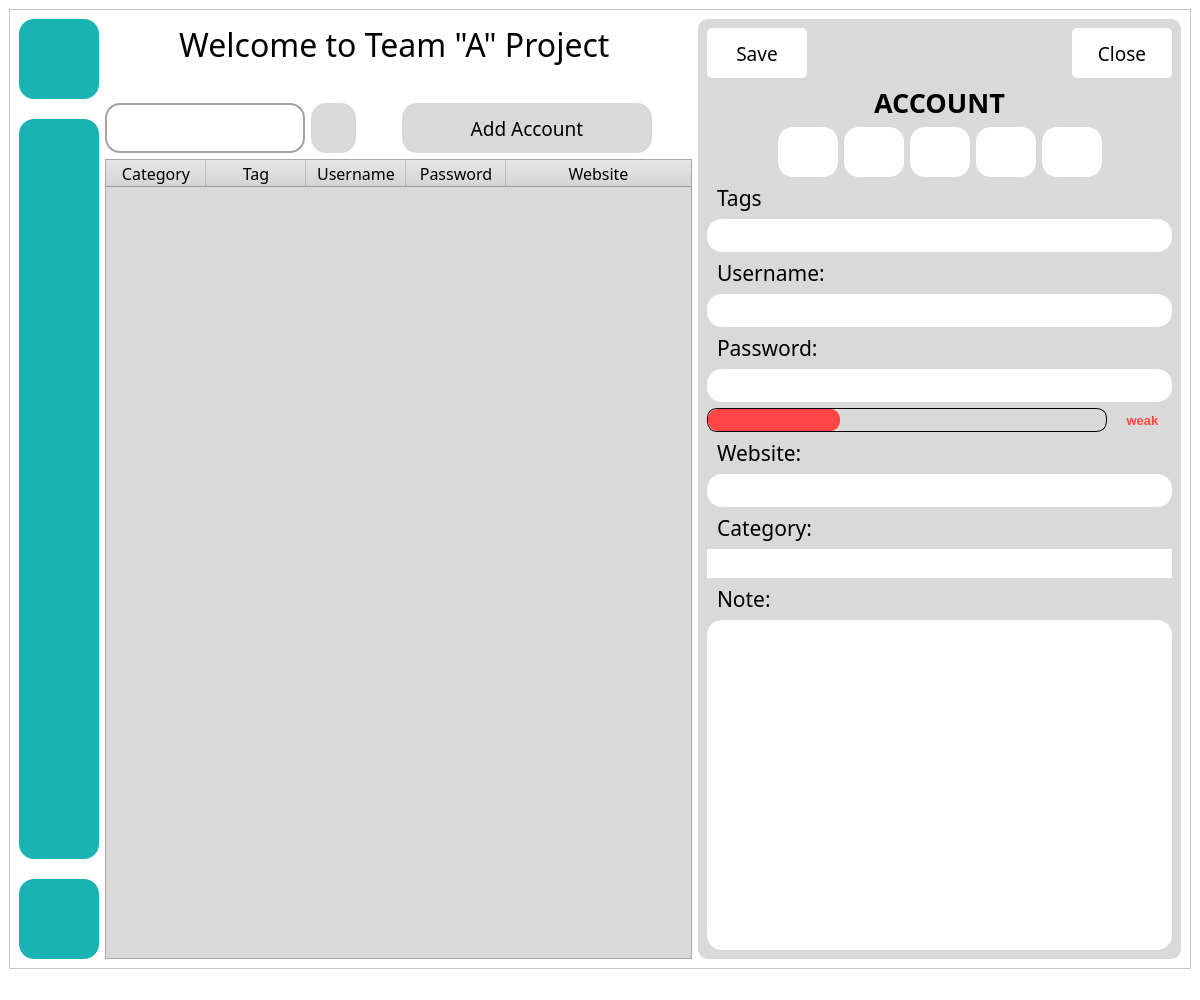
<?xml version="1.0" encoding="UTF-8"?>
<ui version="4.0">
 <class>MainWindow</class>
 <widget class="QMainWindow" name="MainWindow">
  <property name="geometry">
   <rect>
    <x>0</x>
    <y>0</y>
    <width>1200</width>
    <height>1000</height>
   </rect>
  </property>
  <property name="font">
   <font>
    <kerning>true</kerning>
   </font>
  </property>
  <property name="windowTitle">
   <string>Password Manager </string>
  </property>
  <property name="styleSheet">
   <string notr="true">background-color:rgb(255, 255, 255)</string>
  </property>
  <widget class="QWidget" name="centralwidget">
   <layout class="QGridLayout" name="gridLayout_3">
    <item row="0" column="1">
     <widget class="QFrame" name="frame_2">
      <property name="styleSheet">
       <string notr="true">	background-color: rgb(255, 255, 255)
</string>
      </property>
      <property name="frameShape">
       <enum>QFrame::StyledPanel</enum>
      </property>
      <property name="frameShadow">
       <enum>QFrame::Raised</enum>
      </property>
      <layout class="QGridLayout" name="gridLayout_2">
       <item row="0" column="0">
        <layout class="QHBoxLayout" name="horizontalLayout_3">
         <item>
          <layout class="QVBoxLayout" name="verticalLayout">
           <property name="spacing">
            <number>0</number>
           </property>
           <property name="sizeConstraint">
            <enum>QLayout::SetDefaultConstraint</enum>
           </property>
           <item>
            <widget class="QPushButton" name="btn_logout">
             <property name="maximumSize">
              <size>
               <width>80</width>
               <height>80</height>
              </size>
             </property>
             <property name="toolTip">
              <string>logout</string>
             </property>
             <property name="styleSheet">
              <string notr="true">QPushButton{
	border-radius: 15px;
	color: rgb(106, 103, 255);
background-color:rgb(26, 179, 179);
}

QPushButton:hover{
	border: 2px solid rgb(217, 217, 217);
}
</string>
             </property>
             <property name="text">
              <string/>
             </property>
             <property name="iconSize">
              <size>
               <width>60</width>
               <height>60</height>
              </size>
             </property>
            </widget>
           </item>
           <item>
            <spacer name="verticalSpacer_2">
             <property name="orientation">
              <enum>Qt::Vertical</enum>
             </property>
             <property name="sizeType">
              <enum>QSizePolicy::Fixed</enum>
             </property>
             <property name="sizeHint" stdset="0">
              <size>
               <width>20</width>
               <height>20</height>
              </size>
             </property>
            </spacer>
           </item>
           <item>
            <widget class="QPushButton" name="pushButton_2">
             <property name="minimumSize">
              <size>
               <width>80</width>
               <height>400</height>
              </size>
             </property>
             <property name="maximumSize">
              <size>
               <width>80</width>
               <height>1200</height>
              </size>
             </property>
             <property name="styleSheet">
              <string notr="true">QPushButton{
	border-radius: 15px;
	color:rgb(106, 103, 255);
	background-color:rgb(26, 179, 179);
}</string>
             </property>
             <property name="text">
              <string/>
             </property>
             <property name="icon">
              <iconset>
               <normaloff>../../../Icons/كلية الهندسة.png</normaloff>../../../Icons/كلية الهندسة.png</iconset>
             </property>
             <property name="iconSize">
              <size>
               <width>80</width>
               <height>80</height>
              </size>
             </property>
            </widget>
           </item>
           <item>
            <spacer name="verticalSpacer">
             <property name="orientation">
              <enum>Qt::Vertical</enum>
             </property>
             <property name="sizeType">
              <enum>QSizePolicy::Fixed</enum>
             </property>
             <property name="sizeHint" stdset="0">
              <size>
               <width>20</width>
               <height>20</height>
              </size>
             </property>
            </spacer>
           </item>
           <item>
            <widget class="QPushButton" name="btn_exit">
             <property name="minimumSize">
              <size>
               <width>80</width>
               <height>80</height>
              </size>
             </property>
             <property name="maximumSize">
              <size>
               <width>80</width>
               <height>80</height>
              </size>
             </property>
             <property name="styleSheet">
              <string notr="true">QPushButton{
	border-radius: 15px;
	color: rgb(106, 103, 255);
background-color:rgb(26, 179, 179);
}

QPushButton:hover{
	border: 2px solid rgb(217, 217, 217);
}
</string>
             </property>
             <property name="text">
              <string/>
             </property>
             <property name="icon">
              <iconset>
               <normaloff>../../../Icons/exit_8838804.png</normaloff>../../../Icons/exit_8838804.png</iconset>
             </property>
             <property name="iconSize">
              <size>
               <width>60</width>
               <height>60</height>
              </size>
             </property>
            </widget>
           </item>
          </layout>
         </item>
         <item>
          <layout class="QVBoxLayout" name="verticalLayout_2">
           <item>
            <widget class="QLabel" name="label">
             <property name="minimumSize">
              <size>
               <width>0</width>
               <height>50</height>
              </size>
             </property>
             <property name="font">
              <font>
               <family>Bahnschrift</family>
               <pointsize>24</pointsize>
               <weight>50</weight>
               <bold>false</bold>
              </font>
             </property>
             <property name="styleSheet">
              <string notr="true">color:rgb(0, 0, 0);
</string>
             </property>
             <property name="text">
              <string>Welcome to Team &quot;A&quot; Project </string>
             </property>
             <property name="alignment">
              <set>Qt::AlignCenter</set>
             </property>
            </widget>
           </item>
           <item>
            <widget class="QLabel" name="label_2">
             <property name="minimumSize">
              <size>
               <width>0</width>
               <height>20</height>
              </size>
             </property>
             <property name="font">
              <font>
               <family>Times New Roman</family>
               <pointsize>14</pointsize>
               <weight>75</weight>
               <bold>true</bold>
              </font>
             </property>
             <property name="styleSheet">
              <string notr="true">color: rgb(255, 255, 255);
</string>
             </property>
             <property name="text">
              <string/>
             </property>
             <property name="alignment">
              <set>Qt::AlignCenter</set>
             </property>
            </widget>
           </item>
           <item>
            <layout class="QHBoxLayout" name="horizontalLayout">
             <item>
              <widget class="QLineEdit" name="lineEdit_search">
               <property name="minimumSize">
                <size>
                 <width>200</width>
                 <height>50</height>
                </size>
               </property>
               <property name="maximumSize">
                <size>
                 <width>400</width>
                 <height>50</height>
                </size>
               </property>
               <property name="font">
                <font>
                 <pointsize>14</pointsize>
                </font>
               </property>
               <property name="styleSheet">
                <string notr="true">QLineEdit{
	border: 2px solid rgb(162, 162, 162);
	border-radius: 15px;
	Padding-left: 5px;
	background-color: rgb(255, 255, 255)
}

QLineEdit:focus{
	border: 2px solid rgb(26, 179, 179);
}


</string>
               </property>
              </widget>
             </item>
             <item>
              <widget class="QPushButton" name="btn_search">
               <property name="minimumSize">
                <size>
                 <width>45</width>
                 <height>50</height>
                </size>
               </property>
               <property name="maximumSize">
                <size>
                 <width>45</width>
                 <height>50</height>
                </size>
               </property>
               <property name="styleSheet">
                <string notr="true">QPushButton{
border-radius: 15px;
	color: rgb(255, 255, 255);
background-color:rgb(217,217,217);
}

QPushButton:hover{
	border: 1px solid rgb(26, 179, 179);
background-color:rgb(217,217,217);
}
</string>
               </property>
               <property name="text">
                <string/>
               </property>
               <property name="icon">
                <iconset>
                 <normaloff>../../../Icons/search_2676520.png</normaloff>../../../Icons/search_2676520.png</iconset>
               </property>
               <property name="iconSize">
                <size>
                 <width>30</width>
                 <height>30</height>
                </size>
               </property>
              </widget>
             </item>
             <item>
              <spacer name="horizontalSpacer">
               <property name="orientation">
                <enum>Qt::Horizontal</enum>
               </property>
               <property name="sizeType">
                <enum>QSizePolicy::Fixed</enum>
               </property>
               <property name="sizeHint" stdset="0">
                <size>
                 <width>40</width>
                 <height>20</height>
                </size>
               </property>
              </spacer>
             </item>
             <item>
              <widget class="QPushButton" name="btn_addAccount">
               <property name="minimumSize">
                <size>
                 <width>250</width>
                 <height>50</height>
                </size>
               </property>
               <property name="maximumSize">
                <size>
                 <width>250</width>
                 <height>50</height>
                </size>
               </property>
               <property name="font">
                <font>
                 <family>Bahnschrift</family>
                 <pointsize>14</pointsize>
                </font>
               </property>
               <property name="styleSheet">
                <string notr="true">QPushButton{
	background-color:rgb(217,217,217);
	border-radius: 15px;
}

QPushButton:hover{
	border: 2px solid rgb(26, 179, 179);
background-color:rgb(217,217,217);
}

</string>
               </property>
               <property name="text">
                <string>Add Account</string>
               </property>
               <property name="icon">
                <iconset>
                 <normaloff>../../../Icons/icons8-add-32.png</normaloff>../../../Icons/icons8-add-32.png</iconset>
               </property>
               <property name="iconSize">
                <size>
                 <width>40</width>
                 <height>40</height>
                </size>
               </property>
              </widget>
             </item>
             <item>
              <spacer name="horizontalSpacer_3">
               <property name="orientation">
                <enum>Qt::Horizontal</enum>
               </property>
               <property name="sizeHint" stdset="0">
                <size>
                 <width>40</width>
                 <height>20</height>
                </size>
               </property>
              </spacer>
             </item>
            </layout>
           </item>
           <item>
            <widget class="QTreeWidget" name="treeWidget">
             <property name="minimumSize">
              <size>
               <width>0</width>
               <height>0</height>
              </size>
             </property>
             <property name="font">
              <font>
               <family>Bahnschrift</family>
               <pointsize>14</pointsize>
              </font>
             </property>
             <property name="styleSheet">
              <string notr="true">Background-color:rgb(217, 217, 217);</string>
             </property>
             <property name="allColumnsShowFocus">
              <bool>false</bool>
             </property>
             <property name="headerHidden">
              <bool>false</bool>
             </property>
             <property name="columnCount">
              <number>5</number>
             </property>
             <attribute name="headerCascadingSectionResizes">
              <bool>false</bool>
             </attribute>
             <attribute name="headerHighlightSections">
              <bool>false</bool>
             </attribute>
             <column>
              <property name="text">
               <string>Category</string>
              </property>
              <property name="font">
               <font>
                <family>Bahnschrift</family>
                <pointsize>12</pointsize>
                <weight>50</weight>
                <bold>false</bold>
               </font>
              </property>
              <property name="textAlignment">
               <set>AlignCenter</set>
              </property>
             </column>
             <column>
              <property name="text">
               <string>Tag</string>
              </property>
              <property name="font">
               <font>
                <family>Bahnschrift</family>
                <pointsize>12</pointsize>
                <weight>50</weight>
                <bold>false</bold>
               </font>
              </property>
              <property name="textAlignment">
               <set>AlignCenter</set>
              </property>
             </column>
             <column>
              <property name="text">
               <string>Username</string>
              </property>
              <property name="font">
               <font>
                <family>Bahnschrift</family>
                <pointsize>12</pointsize>
               </font>
              </property>
              <property name="textAlignment">
               <set>AlignCenter</set>
              </property>
             </column>
             <column>
              <property name="text">
               <string>Password</string>
              </property>
              <property name="font">
               <font>
                <family>Bahnschrift</family>
                <pointsize>12</pointsize>
               </font>
              </property>
              <property name="textAlignment">
               <set>AlignCenter</set>
              </property>
             </column>
             <column>
              <property name="text">
               <string>Website</string>
              </property>
              <property name="font">
               <font>
                <family>Bahnschrift</family>
                <pointsize>12</pointsize>
               </font>
              </property>
              <property name="textAlignment">
               <set>AlignCenter</set>
              </property>
             </column>
            </widget>
           </item>
          </layout>
         </item>
         <item>
          <widget class="QFrame" name="frame">
           <property name="minimumSize">
            <size>
             <width>400</width>
             <height>0</height>
            </size>
           </property>
           <property name="maximumSize">
            <size>
             <width>500</width>
             <height>16777215</height>
            </size>
           </property>
           <property name="styleSheet">
            <string notr="true">QFrame{
background-color: rgb(217,217,217);
border-radius: 10px;}</string>
           </property>
           <property name="frameShape">
            <enum>QFrame::StyledPanel</enum>
           </property>
           <property name="frameShadow">
            <enum>QFrame::Raised</enum>
           </property>
           <layout class="QGridLayout" name="gridLayout">
            <item row="0" column="0">
             <layout class="QVBoxLayout" name="verticalLayout_3">
              <item>
               <layout class="QHBoxLayout" name="horizontalLayout_4">
                <item>
                 <widget class="QPushButton" name="pushButton_save">
                  <property name="minimumSize">
                   <size>
                    <width>100</width>
                    <height>50</height>
                   </size>
                  </property>
                  <property name="font">
                   <font>
                    <family>Bahnschrift</family>
                    <pointsize>14</pointsize>
                   </font>
                  </property>
                  <property name="styleSheet">
                   <string notr="true">QPushButton{
background-color:rgb(255, 255, 255);
border-radius: 5px;
}

QPushButton:hover{
border: 2px solid rgb(26, 179, 179);
}</string>
                  </property>
                  <property name="text">
                   <string>Save</string>
                  </property>
                 </widget>
                </item>
                <item>
                 <spacer name="horizontalSpacer_2">
                  <property name="orientation">
                   <enum>Qt::Horizontal</enum>
                  </property>
                  <property name="sizeHint" stdset="0">
                   <size>
                    <width>40</width>
                    <height>20</height>
                   </size>
                  </property>
                 </spacer>
                </item>
                <item>
                 <widget class="QPushButton" name="pushButton_close">
                  <property name="minimumSize">
                   <size>
                    <width>100</width>
                    <height>50</height>
                   </size>
                  </property>
                  <property name="font">
                   <font>
                    <family>Bahnschrift</family>
                    <pointsize>14</pointsize>
                   </font>
                  </property>
                  <property name="styleSheet">
                   <string notr="true">QPushButton{
background-color:rgb(255, 255, 255);
border-radius: 5px;
}

QPushButton:hover{
border: 2px solid rgb(26, 179, 179);
background-color:rgb(255, 255, 255);
}</string>
                  </property>
                  <property name="text">
                   <string>Close</string>
                  </property>
                 </widget>
                </item>
               </layout>
              </item>
              <item>
               <widget class="QLabel" name="label_3">
                <property name="font">
                 <font>
                  <family>Bahnschrift</family>
                  <pointsize>20</pointsize>
                  <weight>75</weight>
                  <bold>true</bold>
                 </font>
                </property>
                <property name="styleSheet">
                 <string notr="true">color: rgb(0, 0, 0);
</string>
                </property>
                <property name="text">
                 <string>ACCOUNT</string>
                </property>
                <property name="alignment">
                 <set>Qt::AlignCenter</set>
                </property>
               </widget>
              </item>
              <item>
               <layout class="QHBoxLayout" name="horizontalLayout_2">
                <item>
                 <spacer name="horizontalSpacer_5">
                  <property name="orientation">
                   <enum>Qt::Horizontal</enum>
                  </property>
                  <property name="sizeHint" stdset="0">
                   <size>
                    <width>40</width>
                    <height>20</height>
                   </size>
                  </property>
                 </spacer>
                </item>
                <item>
                 <widget class="QPushButton" name="btn_copy">
                  <property name="minimumSize">
                   <size>
                    <width>60</width>
                    <height>50</height>
                   </size>
                  </property>
                  <property name="maximumSize">
                   <size>
                    <width>60</width>
                    <height>50</height>
                   </size>
                  </property>
                  <property name="toolTip">
                   <string>copy</string>
                  </property>
                  <property name="styleSheet">
                   <string notr="true">QPushButton{
	color: rgb(0, 0, 0);
	background-color:rgb(255, 255, 255);
	border-radius: 15px;
}

QPushButton:hover{
	border: 2px solid rgb(26, 179, 179);
}
</string>
                  </property>
                  <property name="text">
                   <string/>
                  </property>
                  <property name="icon">
                   <iconset>
                    <normaloff>../../../Icons/archives.png</normaloff>../../../Icons/archives.png</iconset>
                  </property>
                  <property name="iconSize">
                   <size>
                    <width>40</width>
                    <height>40</height>
                   </size>
                  </property>
                 </widget>
                </item>
                <item>
                 <widget class="QPushButton" name="btn_show">
                  <property name="minimumSize">
                   <size>
                    <width>60</width>
                    <height>50</height>
                   </size>
                  </property>
                  <property name="maximumSize">
                   <size>
                    <width>60</width>
                    <height>50</height>
                   </size>
                  </property>
                  <property name="toolTip">
                   <string>Show &amp; Hide password</string>
                  </property>
                  <property name="styleSheet">
                   <string notr="true">QPushButton{
	color: rgb(0, 0, 0);
	background-color:rgb(255, 255, 255);
	border-radius: 15px;
}

QPushButton:hover{
	border: 2px solid rgb(26, 179, 179);
}
</string>
                  </property>
                  <property name="text">
                   <string/>
                  </property>
                  <property name="icon">
                   <iconset>
                    <normaloff>../../../Icons/view.png</normaloff>../../../Icons/view.png</iconset>
                  </property>
                  <property name="iconSize">
                   <size>
                    <width>40</width>
                    <height>40</height>
                   </size>
                  </property>
                 </widget>
                </item>
                <item>
                 <widget class="QPushButton" name="btn_edit">
                  <property name="minimumSize">
                   <size>
                    <width>60</width>
                    <height>50</height>
                   </size>
                  </property>
                  <property name="maximumSize">
                   <size>
                    <width>60</width>
                    <height>50</height>
                   </size>
                  </property>
                  <property name="toolTip">
                   <string>Edit</string>
                  </property>
                  <property name="styleSheet">
                   <string notr="true">QPushButton{
	color: rgb(0, 0, 0);
	background-color:rgb(255, 255, 255);
	border-radius: 15px;
}

QPushButton:hover{
	border: 2px solid rgb(26, 179, 179);
}
</string>
                  </property>
                  <property name="text">
                   <string/>
                  </property>
                  <property name="icon">
                   <iconset>
                    <normaloff>../../../Icons/editing.png</normaloff>../../../Icons/editing.png</iconset>
                  </property>
                  <property name="iconSize">
                   <size>
                    <width>40</width>
                    <height>40</height>
                   </size>
                  </property>
                 </widget>
                </item>
                <item>
                 <widget class="QPushButton" name="btn_delete">
                  <property name="minimumSize">
                   <size>
                    <width>60</width>
                    <height>50</height>
                   </size>
                  </property>
                  <property name="maximumSize">
                   <size>
                    <width>60</width>
                    <height>50</height>
                   </size>
                  </property>
                  <property name="toolTip">
                   <string>Delete </string>
                  </property>
                  <property name="styleSheet">
                   <string notr="true">QPushButton{
	color: rgb(0, 0, 0);
	background-color:rgb(255, 255, 255);
	border-radius: 15px;
}

QPushButton:hover{
	border: 2px solid rgb(26, 179, 179);
}</string>
                  </property>
                  <property name="text">
                   <string/>
                  </property>
                  <property name="icon">
                   <iconset>
                    <normaloff>../../../Icons/delete.png</normaloff>../../../Icons/delete.png</iconset>
                  </property>
                  <property name="iconSize">
                   <size>
                    <width>40</width>
                    <height>40</height>
                   </size>
                  </property>
                 </widget>
                </item>
                <item>
                 <widget class="QPushButton" name="btn_browser">
                  <property name="minimumSize">
                   <size>
                    <width>60</width>
                    <height>50</height>
                   </size>
                  </property>
                  <property name="maximumSize">
                   <size>
                    <width>60</width>
                    <height>50</height>
                   </size>
                  </property>
                  <property name="toolTip">
                   <string>open url</string>
                  </property>
                  <property name="styleSheet">
                   <string notr="true">QPushButton{
	color: rgb(0, 0, 0);
	background-color:rgb(255, 255, 255);
	border-radius: 15px;
}

QPushButton:hover{
	border: 2px solid rgb(26, 179, 179);
}</string>
                  </property>
                  <property name="text">
                   <string/>
                  </property>
                  <property name="iconSize">
                   <size>
                    <width>40</width>
                    <height>40</height>
                   </size>
                  </property>
                 </widget>
                </item>
                <item>
                 <spacer name="horizontalSpacer_4">
                  <property name="orientation">
                   <enum>Qt::Horizontal</enum>
                  </property>
                  <property name="sizeHint" stdset="0">
                   <size>
                    <width>40</width>
                    <height>20</height>
                   </size>
                  </property>
                 </spacer>
                </item>
               </layout>
              </item>
              <item>
               <widget class="QLabel" name="label_8">
                <property name="font">
                 <font>
                  <family>Bahnschrift</family>
                  <pointsize>16</pointsize>
                 </font>
                </property>
                <property name="styleSheet">
                 <string notr="true">Padding-left: 5px;</string>
                </property>
                <property name="text">
                 <string>Tags</string>
                </property>
               </widget>
              </item>
              <item>
               <widget class="QLineEdit" name="lineEdit">
                <property name="font">
                 <font>
                  <family>Bahnschrift</family>
                  <pointsize>14</pointsize>
                 </font>
                </property>
                <property name="styleSheet">
                 <string notr="true">QLineEdit{
	border: 2px solid rgb(255, 255, 255);
	Padding-left: 5px;
	background-color: rgb(255, 255, 255);
	border-radius: 15px;
}

QLineEdit:hover{
	border: 1px solid rgb(26, 179, 179);
	
	background-color: rgb(255, 255, 255);
}</string>
                </property>
               </widget>
              </item>
              <item>
               <widget class="QLabel" name="label_4">
                <property name="font">
                 <font>
                  <family>Bahnschrift</family>
                  <pointsize>16</pointsize>
                  <weight>50</weight>
                  <bold>false</bold>
                 </font>
                </property>
                <property name="styleSheet">
                 <string notr="true">color: rgb(0, 0, 0);
Padding-left: 5px;
</string>
                </property>
                <property name="text">
                 <string>Username:</string>
                </property>
               </widget>
              </item>
              <item>
               <widget class="QLineEdit" name="lineEdit_username">
                <property name="maximumSize">
                 <size>
                  <width>480</width>
                  <height>50</height>
                 </size>
                </property>
                <property name="font">
                 <font>
                  <family>Bahnschrift</family>
                  <pointsize>14</pointsize>
                 </font>
                </property>
                <property name="styleSheet">
                 <string notr="true">QLineEdit{
	border: 2px solid rgb(255, 255, 255);
	Padding-left: 5px;
	background-color: rgb(255, 255, 255);
	border-radius: 15px;
}

QLineEdit:hover{
	border: 1px solid rgb(26, 179, 179);
	
	background-color: rgb(255, 255, 255);
}</string>
                </property>
               </widget>
              </item>
              <item>
               <widget class="QLabel" name="label_6">
                <property name="font">
                 <font>
                  <family>Bahnschrift</family>
                  <pointsize>16</pointsize>
                  <weight>50</weight>
                  <bold>false</bold>
                 </font>
                </property>
                <property name="styleSheet">
                 <string notr="true">color: rgb(0, 0, 0);
Padding-left: 5px;
</string>
                </property>
                <property name="text">
                 <string>Password:</string>
                </property>
               </widget>
              </item>
              <item>
               <widget class="QLineEdit" name="lineEdit_password">
                <property name="maximumSize">
                 <size>
                  <width>480</width>
                  <height>50</height>
                 </size>
                </property>
                <property name="font">
                 <font>
                  <family>Bahnschrift</family>
                  <pointsize>14</pointsize>
                 </font>
                </property>
                <property name="styleSheet">
                 <string notr="true">QLineEdit{
	border: 2px solid rgb(255, 255, 255);
	Padding-left: 5px;
	background-color: rgb(255, 255, 255);
	border-radius: 15px;
}

QLineEdit:hover{
	border: 1px solid rgb(26, 179, 179);
	
	background-color: rgb(255, 255, 255);
}</string>
                </property>
               </widget>
              </item>
              <item>
               <layout class="QHBoxLayout" name="horizontalLayout_5">
                <item>
                 <widget class="QProgressBar" name="progressBar">
                  <property name="maximumSize">
                   <size>
                    <width>400</width>
                    <height>40</height>
                   </size>
                  </property>
                  <property name="styleSheet">
                   <string notr="true">QProgressBar {
		 border: 1px solid rgb(0, 0, 0);
        border-radius: 10px;
        text-align: center;
        background-color: rgb(217, 217, 217);
        color: black;
    }
    QProgressBar::chunk {
		 border-radius: 10px;
        background-color: rgb(255, 70, 68);
    }</string>
                  </property>
                  <property name="maximum">
                   <number>90</number>
                  </property>
                  <property name="value">
                   <number>30</number>
                  </property>
                  <property name="textVisible">
                   <bool>false</bool>
                  </property>
                  <property name="format">
                   <string>%p%</string>
                  </property>
                 </widget>
                </item>
                <item>
                 <widget class="QLabel" name="label_7">
                  <property name="maximumSize">
                   <size>
                    <width>100</width>
                    <height>40</height>
                   </size>
                  </property>
                  <property name="font">
                   <font>
                    <pointsize>10</pointsize>
                    <weight>75</weight>
                    <bold>true</bold>
                   </font>
                  </property>
                  <property name="styleSheet">
                   <string notr="true">QLabel{
color: rgb(255, 70, 68);
}</string>
                  </property>
                  <property name="text">
                   <string>weak</string>
                  </property>
                  <property name="alignment">
                   <set>Qt::AlignCenter</set>
                  </property>
                 </widget>
                </item>
               </layout>
              </item>
              <item>
               <widget class="QLabel" name="label_10">
                <property name="font">
                 <font>
                  <family>Bahnschrift</family>
                  <pointsize>16</pointsize>
                  <weight>50</weight>
                  <bold>false</bold>
                 </font>
                </property>
                <property name="styleSheet">
                 <string notr="true">color: rgb(0, 0, 0);
Padding-left: 5px;
</string>
                </property>
                <property name="text">
                 <string>Website:</string>
                </property>
               </widget>
              </item>
              <item>
               <widget class="QLineEdit" name="lineEdit_website">
                <property name="maximumSize">
                 <size>
                  <width>480</width>
                  <height>50</height>
                 </size>
                </property>
                <property name="font">
                 <font>
                  <family>Bahnschrift</family>
                  <pointsize>14</pointsize>
                 </font>
                </property>
                <property name="styleSheet">
                 <string notr="true">QLineEdit{
	border: 2px solid rgb(255, 255, 255);
	Padding-left: 5px;
	background-color: rgb(255, 255, 255);
	border-radius: 15px;
}

QLineEdit:hover{
	border: 1px solid rgb(26, 179, 179);
	
	background-color: rgb(255, 255, 255);
}</string>
                </property>
               </widget>
              </item>
              <item>
               <widget class="QLabel" name="label_5">
                <property name="font">
                 <font>
                  <family>Bahnschrift</family>
                  <pointsize>16</pointsize>
                  <weight>50</weight>
                  <bold>false</bold>
                 </font>
                </property>
                <property name="styleSheet">
                 <string notr="true">Padding-left: 5px;</string>
                </property>
                <property name="text">
                 <string>Category:</string>
                </property>
               </widget>
              </item>
              <item>
               <widget class="QLineEdit" name="lineEdit_category">
                <property name="maximumSize">
                 <size>
                  <width>480</width>
                  <height>16777215</height>
                 </size>
                </property>
                <property name="font">
                 <font>
                  <pointsize>14</pointsize>
                 </font>
                </property>
                <property name="styleSheet">
                 <string notr="true">QLineEdit{
	border: 2px solid rgb(255, 255, 255);
	Padding-left: 5px;
	background-color: rgb(255, 255, 255);
	border-radius: 15px;
}

QLineEdit:hover{
	border: 1px solid rgb(26, 179, 179);
	
	background-color: rgb(255, 255, 255);
}</string>
                </property>
               </widget>
              </item>
              <item>
               <widget class="QLabel" name="label_9">
                <property name="font">
                 <font>
                  <family>Bahnschrift</family>
                  <pointsize>16</pointsize>
                  <weight>50</weight>
                  <bold>false</bold>
                 </font>
                </property>
                <property name="styleSheet">
                 <string notr="true">color: rgb(0, 0, 0);
Padding-left: 5px;
</string>
                </property>
                <property name="text">
                 <string>Note:</string>
                </property>
               </widget>
              </item>
              <item>
               <widget class="QTextEdit" name="textEdit">
                <property name="font">
                 <font>
                  <pointsize>14</pointsize>
                 </font>
                </property>
                <property name="styleSheet">
                 <string notr="true">background-color: rgb(255, 255, 255);
border-radius: 15px;

</string>
                </property>
               </widget>
              </item>
             </layout>
            </item>
           </layout>
          </widget>
         </item>
        </layout>
       </item>
      </layout>
     </widget>
    </item>
   </layout>
  </widget>
  <widget class="QMenuBar" name="menubar">
   <property name="geometry">
    <rect>
     <x>0</x>
     <y>0</y>
     <width>1200</width>
     <height>22</height>
    </rect>
   </property>
  </widget>
  <widget class="QStatusBar" name="statusbar"/>
 </widget>
 <resources/>
 <connections/>
</ui>
